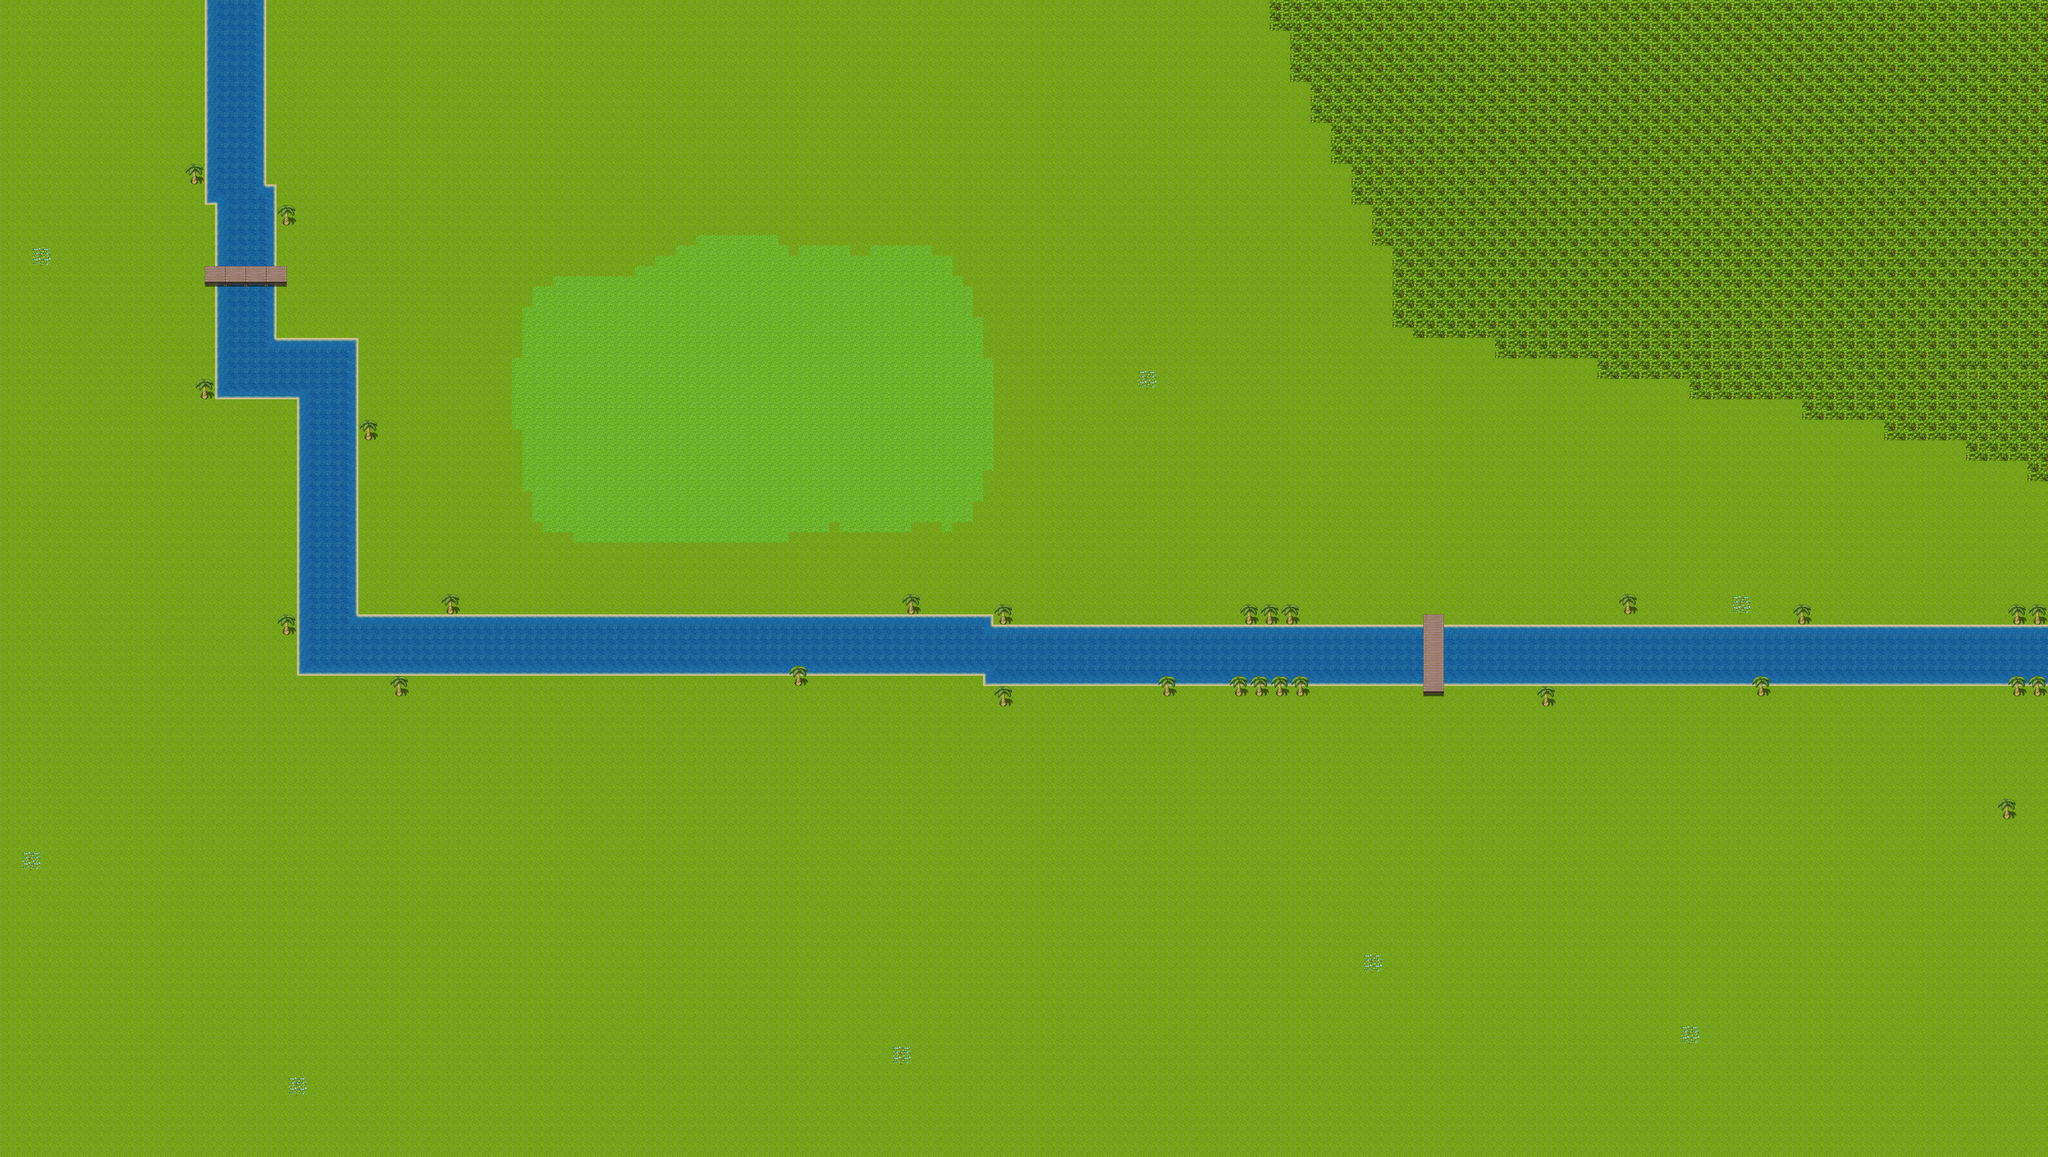

Below is a game level as drawn by its tile map, then a one-line description and the .tmx that defines it (tile-layer data replaced by summaries):
An orthogonal 200x113 tile map with 32x32 px tiles, 4 tile layers (object, layer1, river, Tile Layer 2), 12 tilesets.

<map version="1.0" orientation="orthogonal" renderorder="right-down" width="200" height="113" tilewidth="32" tileheight="32" backgroundcolor="#1ec85a" nextobjectid="78">
 <tileset firstgid="1" name="tilea1" tilewidth="32" tileheight="32" tilecount="192" columns="16">
  <image source="tilea1.png" trans="ff00ff" width="512" height="384" />
  <terraintypes>
   <terrain name="block" tile="175" />
  </terraintypes>
  <tile id="175">
   <properties>
    <property name="stop" value="stop" />
   </properties>
  </tile>
 </tileset>
 <tileset firstgid="193" name="tilea2" tilewidth="32" tileheight="32" tilecount="192" columns="16">
  <image source="tilea2.png" trans="ff00ff" width="512" height="384" />
 </tileset>
 <tileset firstgid="385" name="Sprite_Sun" tilewidth="32" tileheight="32" tilecount="221" columns="17">
  <image source="Sprite_Sun.jpg" trans="ff00ff" width="544" height="416" />
  <tile id="41">
   <properties>
    <property name="Giveseed" value="give" />
   </properties>
  </tile>
  <tile id="47">
   <properties>
    <property name="dont" value="dont" />
   </properties>
  </tile>
  <tile id="63">
   <properties>
    <property name="dont" value="dont" />
   </properties>
  </tile>
 </tileset>
 <tileset firstgid="606" name="images" tilewidth="32" tileheight="32" tilecount="36" columns="6">
  <image source="images.jpg" trans="ff00ff" width="204" height="204" />
  <tile id="15">
   <properties>
    <property name="dont" value="dont" />
    <property name="givewater" value="give" />
   </properties>
  </tile>
 </tileset>
 <tileset firstgid="642" name="TreesYing_zpsf4986562" tilewidth="32" tileheight="32" tilecount="128" columns="16">
  <image source="TreesYing_zpsf4986562.png" trans="ff00ff" width="512" height="256" />
  <tile id="70">
   <properties>
    <property name="Givewood" value="give" />
   </properties>
  </tile>
  <tile id="71">
   <properties>
    <property name="Givewood" value="give" />
   </properties>
  </tile>
  <tile id="86">
   <properties>
    <property name="Givewood" value="give" />
   </properties>
  </tile>
  <tile id="87">
   <properties>
    <property name="Givewood" value="give" />
   </properties>
  </tile>
  <tile id="100">
   <properties>
    <property name="Givefruit" value="fruit" />
    <property name="Givewood" value="give" />
   </properties>
  </tile>
  <tile id="101">
   <properties>
    <property name="Givefruit" value="fruit" />
    <property name="Givewood" value="give" />
   </properties>
  </tile>
  <tile id="116">
   <properties>
    <property name="Givefruit" value="fruit" />
    <property name="Givewood" value="give" />
   </properties>
  </tile>
  <tile id="117">
   <properties>
    <property name="Givefruit" value="fruit" />
    <property name="Givewood" value="give" />
   </properties>
  </tile>
 </tileset>
 <tileset firstgid="770" name="cleartile" tilewidth="32" tileheight="32" tilecount="1" columns="1">
  <image source="cleartile.png" trans="ff00ff" width="32" height="32" />
 </tileset>
 <tileset firstgid="771" name="walls" tilewidth="32" tileheight="32" tilecount="48" columns="8">
  <image source="walls.jpg" trans="ff00ff" width="259" height="194" />
  <tile id="2">
   <properties>
    <property name="coll" value="coll" />
   </properties>
  </tile>
  <tile id="5">
   <properties>
    <property name="coll" value="coll" />
   </properties>
  </tile>
  <tile id="24">
   <properties>
    <property name="coll" value="coll" />
   </properties>
  </tile>
  <tile id="30">
   <properties>
    <property name="coll" value="coll" />
   </properties>
  </tile>
  <tile id="42">
   <properties>
    <property name="coll" value="coll" />
   </properties>
  </tile>
  <tile id="46">
   <properties>
    <property name="coll" value="coll" />
   </properties>
  </tile>
 </tileset>
 <tileset firstgid="819" name="ejemplo_tileset_bosque_by_mataraelfay-d5dn3km" tilewidth="32" tileheight="32" tilecount="784" columns="28">
  <image source="tilesets/ejemplo_tileset_bosque_by_mataraelfay-d5dn3km.jpg" trans="ff00ff" width="900" height="900" />
 </tileset>
 <tileset firstgid="1603" name="Hanzo-TownSet03VS" tilewidth="32" tileheight="32" tilecount="256" columns="16">
  <image source="tilesets/Hanzo-TownSet03VS.png" trans="ff00ff" width="512" height="512" />
  <tile id="4">
   <properties>
    <property name="coll" value="coll" />
   </properties>
  </tile>
 </tileset>
 <tileset firstgid="1859" name="school_tileb" tilewidth="32" tileheight="32" tilecount="576" columns="24">
  <image source="tilesets/school_tileb.png" trans="ff00ff" width="768" height="768" />
 </tileset>
 <tileset firstgid="2435" name="tileb" tilewidth="32" tileheight="32" tilecount="256" columns="16">
  <image source="tilesets/tileb.png" trans="ff00ff" width="512" height="512" />
  <tile id="9">
   <properties>
    <property name="coll" value="coll" />
    <property name="invenotry" value="invenotry" />
   </properties>
  </tile>
  <tile id="182">
   <properties>
    <property name="Givefruit" value="give" />
   </properties>
  </tile>
  <tile id="185">
   <properties>
    <property name="Givewood" value="give" />
    <property name="coll" value="coll" />
   </properties>
  </tile>
  <tile id="205">
   <properties>
    <property name="coll" value="coll" />
    <property name="givewater" value="give" />
   </properties>
  </tile>
  <tile id="231">
   <properties>
    <property name="givevege" value="givw" />
   </properties>
  </tile>
 </tileset>
 <tileset firstgid="2691" name="5z1KX" tilewidth="32" tileheight="32" tilecount="483" columns="23">
  <image source="tilesets/5z1KX.png" trans="ff00ff" width="736" height="672" />
 </tileset>
 <layer name="object" width="200" height="113">
  <data>[22600 cells, 25 non-empty, 25 distinct tile ids]</data>
 </layer>
 <layer name="layer1" width="200" height="113">
  <data>[22600 cells, 22600 non-empty, 2 distinct tile ids]</data>
 </layer>
 <layer name="river" width="200" height="113">
  <properties>
   <property name="dont" value="dont" />
  </properties>
  <data>[22600 cells, 22600 non-empty, 14 distinct tile ids]</data>
 </layer>
 <layer name="Tile Layer 2" width="200" height="113">
  <data>[22600 cells, 22600 non-empty, 18 distinct tile ids]</data>
 </layer>
</map>
